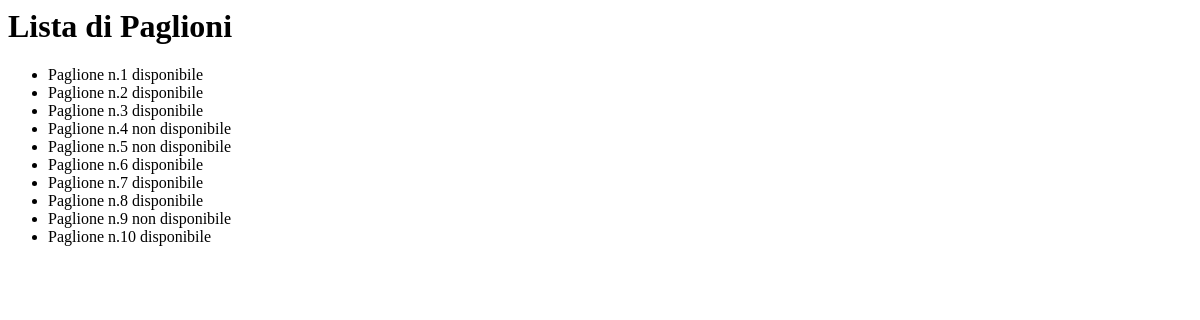
/prenotazioni/paglioni/, run on an earlier commit of the app's database.
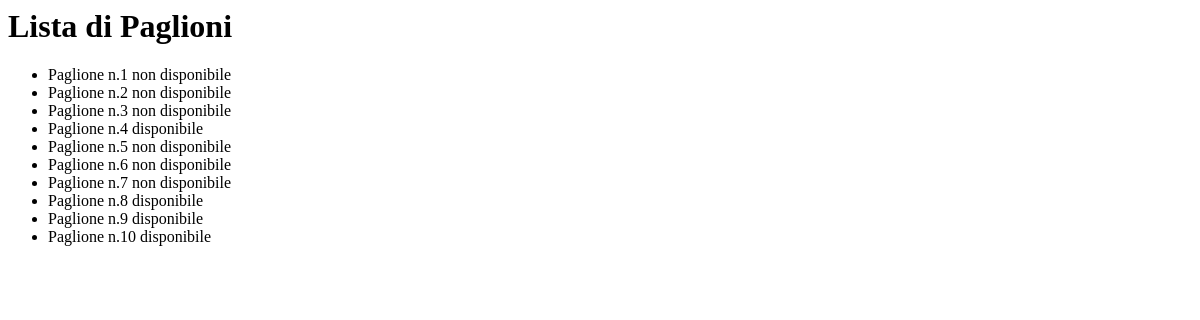
And on a later commit of the database.
### prenotazioni/models.py (models this page shows)
class Paglione(models.Model):
    attivo = models.BooleanField(default=True)
    def __str__(self):
        return "Paglione n." + str(self.id) + " " + ("non" if not self.attivo else "") + " disponibile"
    class Meta:
        verbose_name_plural = "Paglioni"

### prenotazioni/views.py (the view)
# urls.py: path('paglioni/', PaglioneListView.as_view(), name='paglione_list'),
class PaglioneListView(ListView):
    model = Paglione
    template_name = 'paglione_list.html'
    context_object_name = 'paglioni'

### prenotazioni/templates/prenotazioni/paglione_list.html
{% block content %}
    <h1>Lista di Paglioni</h1>
    <ul>
    {% for paglione in paglioni %}
        <li>{{ paglione }}</li>
    {% endfor %}
    </ul>
{% endblock %}

What changed in the data, as far as the page shows it:
changed Paglione: id+attivo "Paglione n.1 disponibile" → "Paglione n.1 non disponibile"
changed Paglione: id+attivo "Paglione n.2 disponibile" → "Paglione n.2 non disponibile"
changed Paglione: id+attivo "Paglione n.3 disponibile" → "Paglione n.3 non disponibile"
changed Paglione: id+attivo "Paglione n.4 non disponibile" → "Paglione n.4 disponibile"
changed Paglione: id+attivo "Paglione n.6 disponibile" → "Paglione n.6 non disponibile"
changed Paglione: id+attivo "Paglione n.7 disponibile" → "Paglione n.7 non disponibile"
changed Paglione: id+attivo "Paglione n.9 non disponibile" → "Paglione n.9 disponibile"
